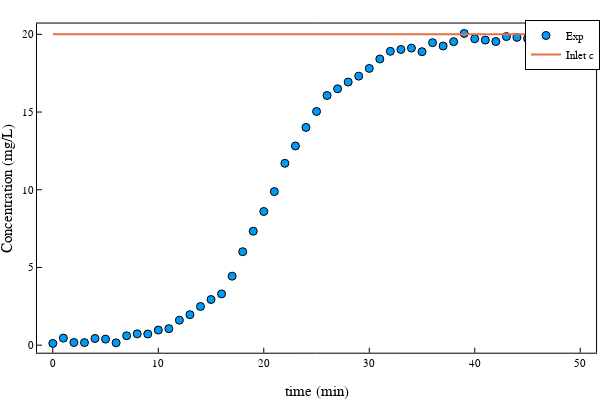

This figure's notebook cell:
### Code cell
train_data = readdlm("observations.csv", ',');
scatter(train_data[:, 1], train_data[:, 2], xlabel = "time (min)", ylabel = "Concentration (mg/L)", label = "Exp")
plot!(train_data[:, 1], ones(size(train_data, 1))*Cin, xlabel = "time (min)",
        ylabel = "Concentration (mg/L)", label = "Inlet c")

### Figure 1 — Plotly figure (JSON) as saved in the notebook; plotly's stock layout.template omitted (floating-point values rounded to 4 significant figures)
{"data": [{"colorbar": {"len": 0.9143, "title": "", "x": 0.9934, "y": 0.533}, "legendgroup": "Exp", "marker": {"color": "rgba(0, 154, 250, 1.000)", "line": {"color": "rgba(0, 0, 0, 1.000)", "width": 1}, "size": 8, "symbol": "circle"}, "mode": "markers", "name": "Exp", "showlegend": true, "type": "scatter", "x": [0, 1, 2, 3, 4, 5, 6, 7, 8, 9, 10, 11, 12, 13, 14, 15, 16, 17, 18, 19, 20, 21, 22, 23, 24, 25, 26, 27, 28, 29, 30, 31, 32, 33, 34, 35, 36, 37, 38, 39, 40, 41, 42, 43, 44, 45, 46, 47, 48, 49, 50], "xaxis": "x", "y": [0.1149, 0.4536, 0.1717, 0.1643, 0.4308, 0.3904, 0.1498, 0.605, 0.7288, 0.7208, 0.9726, 1.065, 1.606, 1.962, 2.488, 2.937, 3.3, 4.44, 6.015, 7.332, 8.601, 9.88, 11.7, 12.82, 14.01, 15.04, 16.06, 16.49, 16.93, 17.31, 17.81, 18.41, 18.91, 19.03, 19.11, 18.88, 19.46, 19.25, 19.53, 20.06, 19.71, 19.63, 19.54, 19.86, 19.8, 19.73, 19.85, 19.71, 19.96, 20.09, 19.75], "yaxis": "y"}, {"colorbar": {"len": 0.9143, "title": "", "x": 0.9934, "y": 0.533}, "legendgroup": "Inlet c", "line": {"color": "rgba(227, 111, 71, 1.000)", "dash": "solid", "shape": "linear", "width": 2}, "mode": "lines", "name": "Inlet c", "showlegend": true, "type": "scatter", "x": [0, 1, 2, 3, 4, 5, 6, 7, 8, 9, 10, 11, 12, 13, 14, 15, 16, 17, 18, 19, 20, 21, 22, 23, 24, 25, 26, 27, 28, 29, 30, 31, 32, 33, 34, 35, 36, 37, 38, 39, 40, 41, 42, 43, 44, 45, 46, 47, 48, 49, 50], "xaxis": "x", "y": [20, 20, 20, 20, 20, 20, 20, 20, 20, 20, 20, 20, 20, 20, 20, 20, 20, 20, 20, 20, 20, 20, 20, 20, 20, 20, 20, 20, 20, 20, 20, 20, 20, 20, 20, 20, 20, 20, 20, 20, 20, 20, 20, 20, 20, 20, 20, 20, 20, 20, 20], "yaxis": "y"}], "layout": {"annotations": [], "height": 400, "legend": {"bgcolor": "rgba(255, 255, 255, 1.000)", "bordercolor": "rgba(0, 0, 0, 1.000)", "borderwidth": 1, "font": {"color": "rgba(0, 0, 0, 1.000)", "family": "Computer Modern", "size": 11}, "title": {"font": {"color": "rgba(0, 0, 0, 1.000)", "family": "Computer Modern", "size": 15}, "text": ""}, "tracegroupgap": 0, "traceorder": "normal", "x": 1, "xanchor": "auto", "y": 1, "yanchor": "auto"}, "margin": {"b": 20, "l": 0, "r": 0, "t": 20}, "paper_bgcolor": "rgba(255, 255, 255, 1.000)", "plot_bgcolor": "rgba(255, 255, 255, 1.000)", "showlegend": true, "width": 600, "xaxis": {"anchor": "y", "domain": [0.06165, 0.9934], "gridcolor": "rgba(0, 0, 0, 0.100)", "gridwidth": 0.5, "linecolor": "rgba(0, 0, 0, 1.000)", "mirror": true, "range": [-1.5, 51.5], "showgrid": false, "showline": true, "showticklabels": true, "tickangle": 0, "tickcolor": "rgb(0, 0, 0)", "tickfont": {"color": "rgba(0, 0, 0, 1.000)", "family": "Computer Modern", "size": 11}, "tickmode": "array", "ticks": "inside", "ticktext": ["0", "10", "20", "30", "40", "50"], "tickvals": [0, 10, 20, 30, 40, 50], "title": "time (min)", "titlefont": {"color": "rgba(0, 0, 0, 1.000)", "family": "Computer Modern", "size": 15}, "type": "-", "visible": true, "zeroline": false, "zerolinecolor": "rgba(0, 0, 0, 1.000)"}, "yaxis": {"anchor": "x", "domain": [0.07581, 0.9902], "gridcolor": "rgba(0, 0, 0, 0.100)", "gridwidth": 0.5, "linecolor": "rgba(0, 0, 0, 1.000)", "mirror": true, "range": [-0.4845, 20.69], "showgrid": false, "showline": true, "showticklabels": true, "tickangle": 0, "tickcolor": "rgb(0, 0, 0)", "tickfont": {"color": "rgba(0, 0, 0, 1.000)", "family": "Computer Modern", "size": 11}, "tickmode": "array", "ticks": "inside", "ticktext": ["0", "5", "10", "15", "20"], "tickvals": [0, 5, 10, 15, 20], "title": "Concentration (mg/L)", "titlefont": {"color": "rgba(0, 0, 0, 1.000)", "family": "Computer Modern", "size": 15}, "type": "-", "visible": true, "zeroline": false, "zerolinecolor": "rgba(0, 0, 0, 1.000)"}}}
